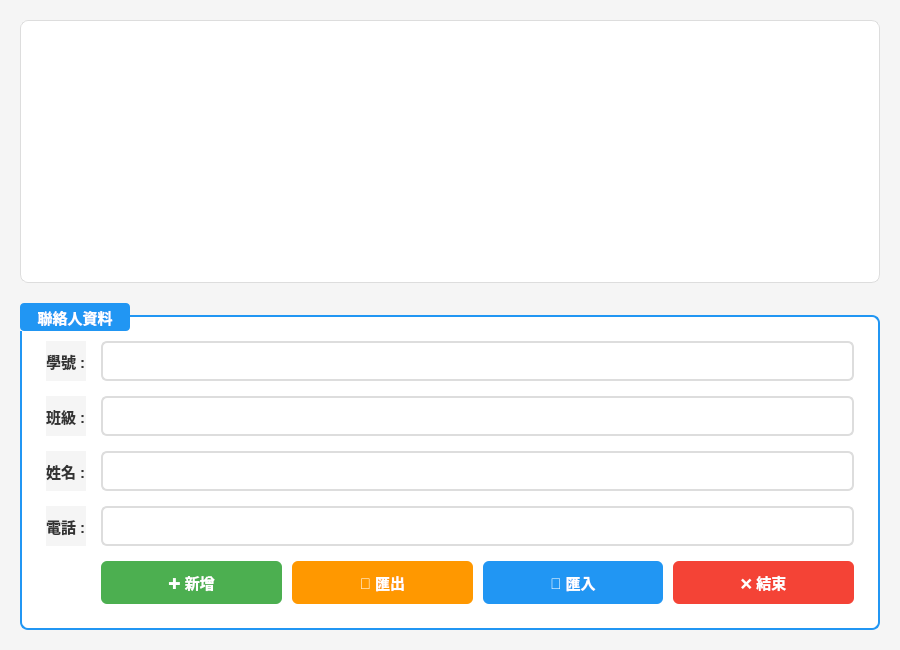
<?xml version="1.0" encoding="UTF-8"?>
<ui version="4.0">
 <class>myWidget</class>
 <widget class="QWidget" name="myWidget">
  <property name="geometry">
   <rect>
    <x>0</x>
    <y>0</y>
    <width>900</width>
    <height>650</height>
   </rect>
  </property>
  <property name="windowTitle">
   <string>聯絡簿管理系統</string>
  </property>
  <property name="styleSheet">
   <string notr="true">QWidget {
    background-color: #f5f5f5;
    font-family: &quot;Microsoft JhengHei&quot;, &quot;微軟正黑體&quot;, sans-serif;
    font-size: 11pt;
}

QTableWidget {
    background-color: white;
    border: 1px solid #ddd;
    border-radius: 8px;
    gridline-color: #e0e0e0;
    selection-background-color: #4CAF50;
}

QTableWidget::item {
    padding: 8px;
}

QTableWidget::item:selected {
    background-color: #4CAF50;
    color: white;
}

QHeaderView::section {
    background-color: #2196F3;
    color: white;
    padding: 10px;
    border: none;
    font-weight: bold;
    font-size: 11pt;
}

QLineEdit {
    padding: 8px 12px;
    border: 2px solid #ddd;
    border-radius: 6px;
    background-color: white;
    font-size: 11pt;
}

QLineEdit:focus {
    border: 2px solid #2196F3;
    background-color: #f0f8ff;
}

QLabel {
    color: #333;
    font-weight: bold;
    font-size: 11pt;
}

QPushButton {
    background-color: #2196F3;
    color: white;
    border: none;
    border-radius: 6px;
    padding: 10px 20px;
    font-size: 11pt;
    font-weight: bold;
    min-width: 80px;
}

QPushButton:hover {
    background-color: #1976D2;
}

QPushButton:pressed {
    background-color: #0D47A1;
}

QPushButton#pushButton_2 {
    background-color: #4CAF50;
}

QPushButton#pushButton_2:hover {
    background-color: #45a049;
}

QPushButton#pushButton {
    background-color: #FF9800;
}

QPushButton#pushButton:hover {
    background-color: #F57C00;
}

QPushButton#pushButton_3 {
    background-color: #2196F3;
}

QPushButton#pushButton_3:hover {
    background-color: #1976D2;
}

QPushButton#pushButton_4 {
    background-color: #f44336;
}

QPushButton#pushButton_4:hover {
    background-color: #d32f2f;
}</string>
  </property>
  <layout class="QVBoxLayout" name="verticalLayout">
   <property name="spacing">
    <number>20</number>
   </property>
   <property name="leftMargin">
    <number>20</number>
   </property>
   <property name="topMargin">
    <number>20</number>
   </property>
   <property name="rightMargin">
    <number>20</number>
   </property>
   <property name="bottomMargin">
    <number>20</number>
   </property>
   <item>
    <widget class="QTableWidget" name="tableWidget">
     <property name="alternatingRowColors">
      <bool>true</bool>
     </property>
     <property name="selectionBehavior">
      <enum>QAbstractItemView::SelectRows</enum>
     </property>
     <property name="showGrid">
      <bool>true</bool>
     </property>
    </widget>
   </item>
   <item>
    <widget class="QGroupBox" name="groupBox">
     <property name="title">
      <string>聯絡人資料</string>
     </property>
     <property name="styleSheet">
      <string notr="true">QGroupBox {
    border: 2px solid #2196F3;
    border-radius: 8px;
    margin-top: 12px;
    font-weight: bold;
    background-color: white;
    padding: 15px;
}

QGroupBox::title {
    subcontrol-origin: margin;
    subcontrol-position: top left;
    padding: 5px 15px;
    background-color: #2196F3;
    color: white;
    border-radius: 4px;
}</string>
     </property>
     <layout class="QVBoxLayout" name="verticalLayout_2">
      <item>
       <layout class="QFormLayout" name="formLayout">
        <property name="horizontalSpacing">
         <number>15</number>
        </property>
        <property name="verticalSpacing">
         <number>15</number>
        </property>
        <property name="labelAlignment">
         <set>Qt::AlignRight|Qt::AlignTrailing|Qt::AlignVCenter</set>
        </property>
        <item row="0" column="0">
         <widget class="QLabel" name="label">
          <property name="text">
           <string>學號 :</string>
          </property>
         </widget>
        </item>
        <item row="0" column="1">
         <widget class="QLineEdit" name="lineEdit"/>
        </item>
        <item row="1" column="0">
         <widget class="QLabel" name="label_3">
          <property name="text">
           <string>班級 :</string>
          </property>
         </widget>
        </item>
        <item row="1" column="1">
         <widget class="QLineEdit" name="lineEdit_3"/>
        </item>
        <item row="2" column="0">
         <widget class="QLabel" name="label_2">
          <property name="text">
           <string>姓名 :</string>
          </property>
         </widget>
        </item>
        <item row="2" column="1">
         <widget class="QLineEdit" name="lineEdit_2"/>
        </item>
        <item row="3" column="0">
         <widget class="QLabel" name="label_4">
          <property name="text">
           <string>電話 :</string>
          </property>
         </widget>
        </item>
        <item row="3" column="1">
         <widget class="QLineEdit" name="lineEdit_4"/>
        </item>
        <item row="4" column="1">
         <layout class="QHBoxLayout" name="horizontalLayout">
          <property name="spacing">
           <number>10</number>
          </property>
          <item>
           <widget class="QPushButton" name="pushButton_2">
            <property name="text">
             <string>✚ 新增</string>
            </property>
            <property name="toolTip">
             <string>新增聯絡人到清單</string>
            </property>
           </widget>
          </item>
          <item>
           <widget class="QPushButton" name="pushButton">
            <property name="text">
             <string>💾 匯出</string>
            </property>
            <property name="toolTip">
             <string>匯出聯絡人資料到檔案</string>
            </property>
           </widget>
          </item>
          <item>
           <widget class="QPushButton" name="pushButton_3">
            <property name="text">
             <string>📂 匯入</string>
            </property>
            <property name="toolTip">
             <string>從檔案匯入聯絡人資料</string>
            </property>
           </widget>
          </item>
          <item>
           <widget class="QPushButton" name="pushButton_4">
            <property name="text">
             <string>❌ 結束</string>
            </property>
            <property name="toolTip">
             <string>儲存並結束程式</string>
            </property>
           </widget>
          </item>
         </layout>
        </item>
       </layout>
      </item>
     </layout>
    </widget>
   </item>
  </layout>
 </widget>
 <resources/>
 <connections/>
</ui>
